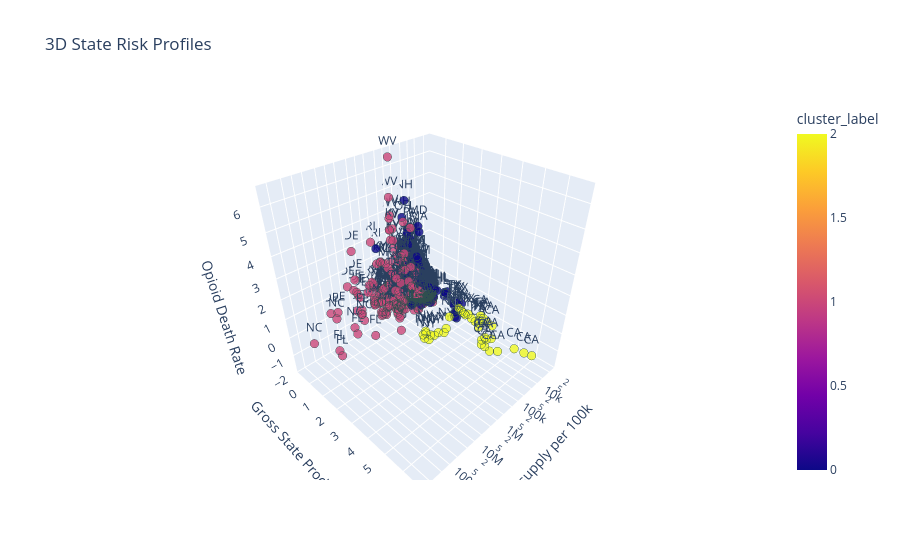

The cell this chart's notebook holds for it:
### Code cell
import plotly.express as px

# 1. Create the 3D Scatter Plot
# Ensure you are using the unscaled original data for the plot labels!
fig = px.scatter_3d(df, x='oxy_gms', y='gsp', z='death_rate',
                    color='cluster_label', # Color points by cluster
                    text='state', # Add state abbreviations to the points
                    title='3D State Risk Profiles',
                    labels={'oxy_gms': 'Oxy supply per 100k',
                            'gsp': 'Gross State Product ($)',
                            'death_rate': 'Opioid Death Rate'},
                    opacity=0.8)

# 2. Make the markers large and clear
fig.update_traces(marker=dict(size=5, line=dict(width=1, color='DarkSlateGrey')))

# 3. Use log scale on Oxy axis to handle the extreme outliers we saw earlier
fig.update_layout(scene=dict(xaxis=dict(type="log")))

fig.show()

### Figure 1 — Plotly figure (JSON) as saved in the notebook; plotly's stock layout.template omitted (floating-point values rounded to 4 significant figures; data arrays with more than 128 entries replaced by an {"elided": "..."} marker saying what was removed)
{"data": [{"hovertemplate": "Oxy supply per 100k=%{x}<br>Gross State Product ($)=%{y}<br>Opioid Death Rate=%{z}<br>state=%{text}<br>cluster_label=%{marker.color}<extra></extra>", "legendgroup": "", "marker": {"color": {"elided": "850 int values"}, "coloraxis": "coloraxis", "line": {"color": "DarkSlateGrey", "width": 1}, "opacity": 0.8, "size": 5, "symbol": "circle"}, "mode": "markers+text", "name": "", "scene": "scene", "showlegend": false, "text": {"elided": "850 str values"}, "type": "scatter3d", "x": {"elided": "850 float values"}, "y": {"elided": "850 float values"}, "z": {"elided": "850 float values"}}], "layout": {"coloraxis": {"colorbar": {"title": {"text": "cluster_label"}}, "colorscale": [[0, "#0d0887"], [0.1111, "#46039f"], [0.2222, "#7201a8"], [0.3333, "#9c179e"], [0.4444, "#bd3786"], [0.5556, "#d8576b"], [0.6667, "#ed7953"], [0.7778, "#fb9f3a"], [0.8889, "#fdca26"], [1, "#f0f921"]]}, "legend": {"tracegroupgap": 0}, "scene": {"domain": {"x": [0, 1], "y": [0, 1]}, "xaxis": {"title": {"text": "Oxy supply per 100k"}, "type": "log"}, "yaxis": {"title": {"text": "Gross State Product ($)"}}, "zaxis": {"title": {"text": "Opioid Death Rate"}}}, "title": {"text": "3D State Risk Profiles"}}}
